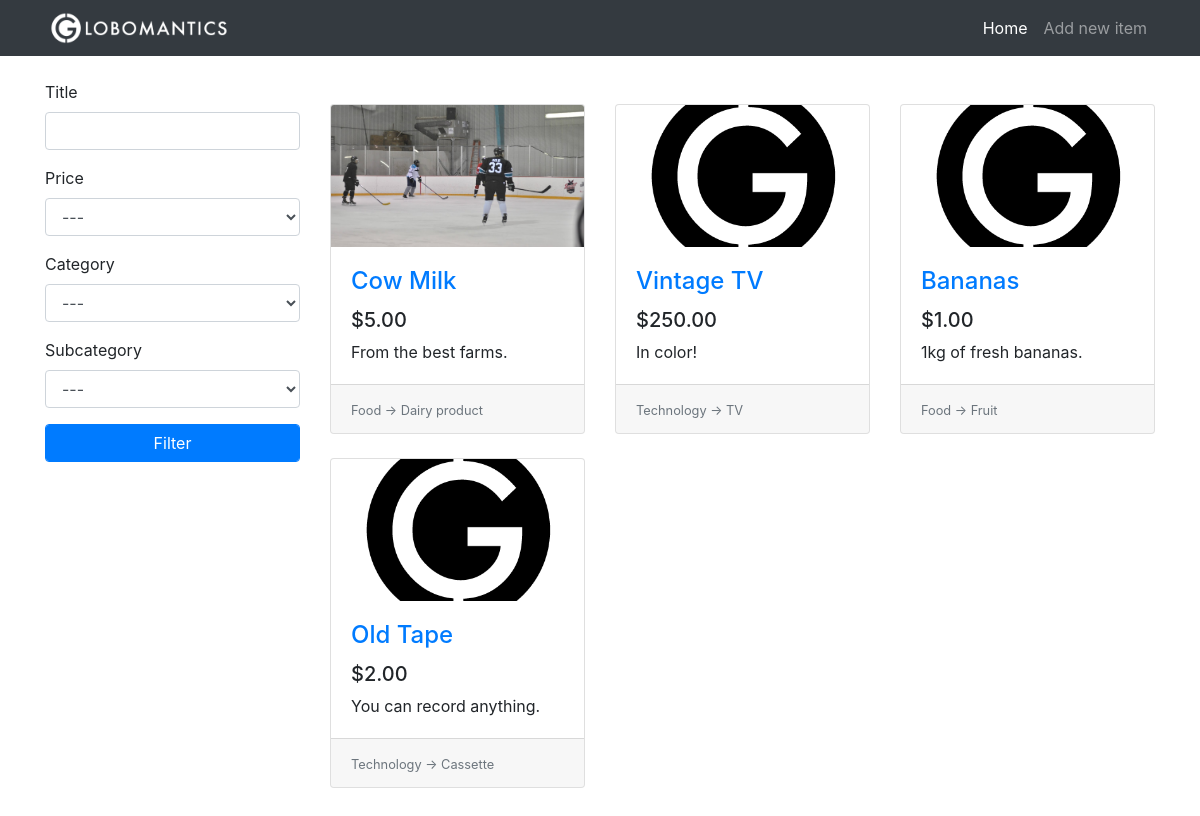
The page / on the database its author committed.
### tables this page shows
CREATE TABLE items(
                    id              INTEGER PRIMARY KEY AUTOINCREMENT,
                    title           TEXT,
                    description     TEXT,
                    price           REAL,
                    image           TEXT,
                    category_id     INTEGER,
                    subcategory_id  INTEGER,
                    FOREIGN KEY(category_id) REFERENCES categories(id),
                    FOREIGN KEY(subcategory_id) REFERENCES subcategories(id)
);

CREATE TABLE categories(
                    id              INTEGER PRIMARY KEY AUTOINCREMENT,
                    name            TEXT
);

CREATE TABLE subcategories(
                    id              INTEGER PRIMARY KEY AUTOINCREMENT,
                    name            TEXT,
                    category_id     INTEGER,
                    FOREIGN KEY(category_id) REFERENCES categories(id)
);

### app.py (the view)
@app.route("/")
def home():
    conn = get_db()
    c = conn.cursor()
    form = FilterForm(request.args, meta={"csrf": False})
    c.execute("SELECT id, name FROM categories")
    categories = c.fetchall()
    categories.insert(0, (0, "---"))
    form.category.choices = categories
    c.execute("SELECT id, name FROM subcategories WHERE category_id = ?", (1,))
    subcategories = c.fetchall()
    subcategories.insert(0, (0, "---"))
    form.subcategory.choices = subcategories
    query = """SELECT
                    i.id, i.title, i.description, i.price, i.image, c.name, s.name
                    FROM
                    items AS i
                    INNER JOIN categories AS c ON i.category_id = c.id
                    INNER JOIN subcategories AS s ON i.subcategory_id = s.id
    """
    if form.validate():
        filter_queries = []
        parameters = []
        if form.title.data.strip():
            filter_queries.append("i.title LIKE ?")
            parameters.append("%" + form.title.data + "%")
        if form.category.data:
            filter_queries.append("i.category_id = ?")
            parameters.append(form.category.data)
        if form.subcategory.data:
            filter_queries.append("i.subcategory_id = ?")
            parameters.append(form.subcategory.data)
        if filter_queries:
            query += " WHERE "
            query += " AND ".join(filter_queries)
        if form.price.data:
            if form.price.data == 1:
                query += " ORDER BY i.price DESC"
            else:
                query += " ORDER BY i.price"
        else:
            query += " ORDER BY i.id DESC"
        items_from_db = c.execute(query, tuple(parameters))
    else:
        items_from_db = c.execute(query + "ORDER BY i.id DESC")
    items = []
    for row in items_from_db:
        item = {
            "id": row[0],
            "title": row[1],
            "description": row[2],
            "price": row[3],
            "image": row[4],
            "category": row[5],
            "subcategory": row[6]
        }
        items.append(item)
    return render_template("home.html", items=items, form=form)

### app.py
class FilterForm(FlaskForm):
    title       = StringField("Title", validators=[Length(max=20)])
    price       = SelectField("Price", coerce=int, choices=[(0, "---"), (1, "Max to Min"), (2, "Min to Max")])
    category    = SelectField("Category", coerce=int)
    subcategory = SelectField("Subcategory", coerce=int)
    submit      = SubmitField("Filter")

### app.py (called while the page is built)
def get_db():
    db = getattr(g, "_database", None)
    if db is None:
        db = g._database = sqlite3.connect("db/globomantics.db")
    return db

@app.teardown_appcontext
def close_connection(exception):
    db = getattr(g, "_database", None)
    if db is not None:
        db.close()

### templates/home.html
{% extends 'base.html' %} {% set active_page = 'home' %} {% block content %}
<div class="row">
   <div class="col-lg-3">
      <div class="my-4">
         <form action="{{ url_for('home') }}" method="GET">
            <div class="form-group">
               {{ form.title.label }} {{ form.title(class="form-control") }}
            </div>
            <div class="form-group">
               {{ form.price.label }} {{ form.price(class="form-control") }}
            </div>
            <div class="form-group">
               {{ form.category.label }} {{ form.category(class="form-control")
               }}
            </div>
            <div class="form-group">
               {{ form.subcategory.label }} {{
               form.subcategory(class="form-control") }}
            </div>
            {{ form.submit(class="btn btn-primary form-control") }}
         </form>
      </div>
   </div>
   <div class="col-lg-9">
      <div class="row my-5 card-wrapper">
         {% if items %} {% for item in items %}
         <div class="col-lg-4 col-md-6 mb-4">
            <div class="card h-100">
               <div class="embed-responsive embed-responsive-16by9">
                  <a href="{{ url_for('item', item_id=item.id) }}">
                     <img
                        class="card-img-top embed-responsive-item"
                        src="{% if item.image %}{{ url_for('uploads', filename=item.image) }}{% else %}{{ url_for('static', filename='images/placeholder.png') }}{% endif %}"
                        alt=""
                     />
                  </a>
               </div>
               <div class="card-body">
                  <h4 class="card-title">
                     <a href="{{ url_for('item', item_id=item.id) }}"
                        >{{ item.title }}</a
                     >
                  </h4>
                  <h5>{{ "$%.2f" | format(item.price) }}</h5>
                  <p class="card-text">{{ item.description }}</p>
               </div>
               <div class="card-footer">
                  <small class="text-muted">
                     {{ item.category }} -> {{ item.subcategory }}
                  </small>
               </div>
            </div>
         </div>
         {% endfor %} {% else %}
         <h1 class="offset-lg-3">No items to show.</h1>
         {% endif %}
      </div>
   </div>
</div>
{% endblock %}

### templates/base.html (shortened to what this page needs)
<!DOCTYPE html>
<html lang="en">
   <head>
      <link
         rel="stylesheet"
         href="https://stackpath.bootstrapcdn.com/bootstrap/4.4.1/css/bootstrap.min.css"
      />
      <link
         rel="stylesheet"
         href="{{ url_for('static', filename='css/style.css') }}"
      />
   </head>
   <body>
      <nav class="navbar navbar-expand-lg navbar-dark bg-dark fixed-top">
         <div class="container">
            <a href="{{ url_for('home') }}" class="navbar-brand">
               <img
                  src="{{ url_for('static', filename='images/logo.png') }}"
                  height="40px"
               />
            </a>
            <div class="collapse navbar-collapse" id="navbarResponsive">
               <ul class="navbar-nav ml-auto">
                  <li
                     class="nav-item {{ 'active' if active_page == 'home' else '' }}"
                  >
                     <a href="{{ url_for('home') }}" class="nav-link">Home</a>
                  </li>
                  <li
                     class="nav-item {{ 'active' if active_page == 'new_item' else '' }}"
                  >
                     <a href="{{ url_for('new_item') }}" class="nav-link"
                        >Add new item</a
                     >
                  </li>
               </ul>
            </div>
         </div>
      </nav>
      <div class="container">
          {% block content %}{% endblock
         %}
      </div>
   </body>
</html>

### static/css/style.css (style rules this page uses)
body { padding-top: 56px; }
.navbar-brand { padding-top: 0rem; padding-bottom: 0rem; }
.card-img-top { object-fit: cover; }

### rows shown on the page
items: image (picture), title "Cow Milk", price "$5.00", description "From the best farms.", category "Food", subcategory "Dairy product"
items: title "Vintage TV", price "$250.00", description "In color!", category "Technology", subcategory "TV"
items: title "Bananas", price "$1.00", description "1kg of fresh bananas.", category "Food", subcategory "Fruit"
items: title "Old Tape", price "$2.00", description "You can record anything.", category "Technology", subcategory "Cassette"
